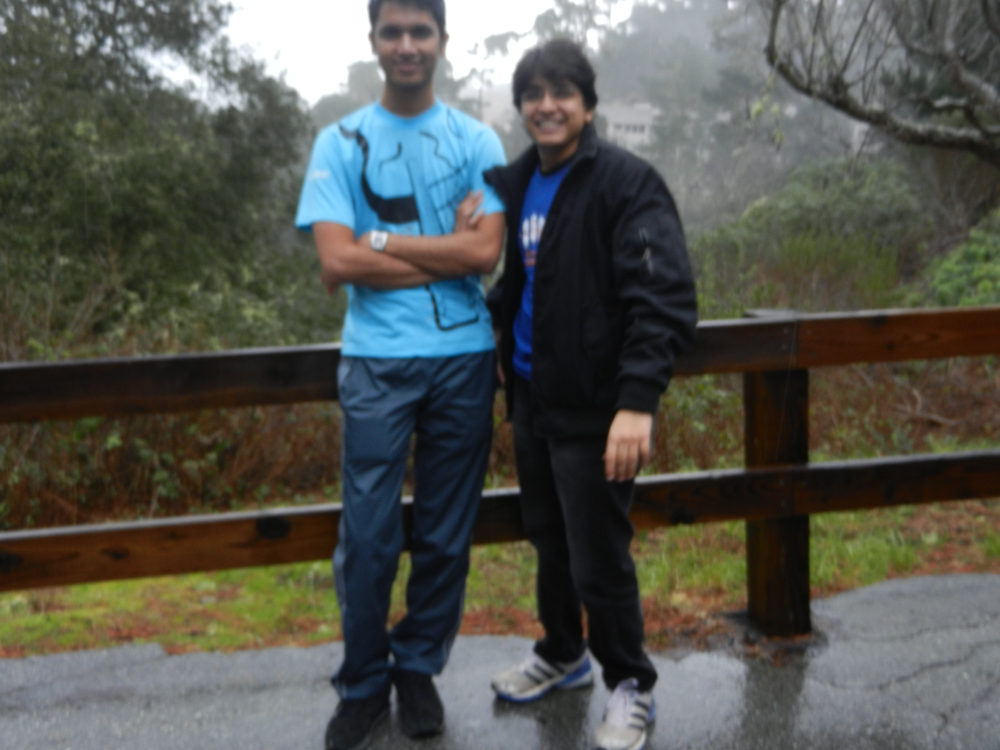
%> input picture DSCN6155.JPG, 4000 x 3000 px, given in place of DSC_0517.jpg, which was not available (shown at 1/4 size)
$ octave real_image_analysis.m   (GNU Octave 9; MATLAB toolbox functions it lacks are replaced by stand-ins)
%> lines starting %> are read from the running program, lines starting %| are printed output that depends on the picture; pictures that were not available may be replaced by others from this repository, and a replacement may not be noted
### picture_split.m
%=========================================================================%
% IMAGE SPLITTING          : ME354 FINAL PROJECT, AUT 2013
%=========================================================================%

%=========================================================================%
% REPOSITORY INFORMATION

% Developers             : David Manosalvas & Mehul Oswal
% Organization           : Stanford University
% Objective              : Splits an image into 9 smaller images
% Contact information    : deman@stanford.edu & moswal@stanford.edu
%=========================================================================%

%=========================================================================%
% INPUT OPTIONS
% u = image
%=========================================================================%
function [piece1 piece2 piece3 piece4 piece5 piece6 piece7 piece8 piece9] = picture_split(u)

[M,N] = size(u);
 x_part_size = floor(M/3);
 y_part_size = floor(N/3);

 piece1 = u([1:x_part_size],[1:y_part_size]);
 piece2 = u([1+x_part_size:2*x_part_size],[1:y_part_size]);
 piece3 = u([1+2*x_part_size:3*x_part_size],[1:y_part_size]);

 piece4 = u([1:x_part_size],[1+y_part_size:2*y_part_size]);
 piece5 = u([1+x_part_size:2*x_part_size],[1+y_part_size:2*y_part_size]);
 piece6 = u([1+2*x_part_size:3*x_part_size],[1+y_part_size:2*y_part_size]);

 piece7 = u([1:x_part_size],[1+2*y_part_size:3*y_part_size]);
 piece8 = u([1+x_part_size:2*x_part_size],[1+2*y_part_size:3*y_part_size]);
 piece9 = u([1+2*x_part_size:3*x_part_size],[1+2*y_part_size:3*y_part_size]);
end

### large_noisy_kernel.m
%=========================================================================%
% NOISY KERNEL FUNCTION  : ME354 FINAL PROJECT, AUT 2013
%=========================================================================%

%=========================================================================%
% REPOSITORY INFORMATION

% Developers             : David Manosalvas & Mehul Oswal
% Organization           : Stanford University
% Objective              : Splitting image technique for noisy images
% Contact information    : deman@stanford.edu & moswal@stanford.edu
%=========================================================================%

%=========================================================================%
% INPUT OPTIONS
%
% u                      : Sharper image
%
% v                      : Blurry image
%
%=========================================================================%

function [h_line] = large_noisy_kernel(u,v)

% u = imread('DSC_0517.jpg');
% v = imread('DSC_0518.jpg');

if size(u,3)>1
    u_gray = rgb2gray(u);
    v_gray = rgb2gray(v);
else
    u_gray = u;
    v_gray = v;
end


[u1,u2,u3,u4,u5,u6,u7,u8,u9] = picture_split(u_gray);
[v1,v2,v3,v4,v5,v6,v7,v8,v9] = picture_split(v_gray);

[h1]=noisy_kernel(u1,v1);
[h2]=noisy_kernel(u2,v2);
[h3]=noisy_kernel(u3,v3);
[h4]=noisy_kernel(u4,v4);
[h5]=noisy_kernel(u5,v5);
[h6]=noisy_kernel(u6,v6);
[h7]=noisy_kernel(u7,v7);
[h8]=noisy_kernel(u8,v8);
[h9]=noisy_kernel(u9,v9);

h = (h1+h2+h3+h4+h5+h6+h7+h8+h9)/9;

% make h the same size as the image
% pad_dim = size(u_gray)-size(h);
% h = padarray(h,pad_dim);

[~,k2] = size(h);
h_line = h(:,floor(k2/2)+1);

### noisy_kernel.m
%=========================================================================%
% NOISY OPTICAL KERNEL EXTRACTION          : ME354 FINAL PROJECT, AUT 2013
%=========================================================================%

%=========================================================================%
% REPOSITORY INFORMATION

% Developers             : David Manosalvas & Mehul Oswal
% Organization           : Stanford University
% Objective              : Splits the blurred and clear images into 9
% parts, obtaines the optical kernel for each using a de-convolution, and
% to eliminate the noise, it averages the optical kernels to obtain an
% approximation of the true kernel.

% Contact information    : deman@stanford.edu & moswal@stanford.edu
%=========================================================================%

%=========================================================================%
% INPUT OPTIONS

%=========================================================================%
function [h]=noisy_kernel(u,v)
%u = imread('DSC_0517.jpg');
%v = imread('DSC_0518.jpg');

[u1 u2 u3 u4 u5 u6 u7 u8 u9] = picture_split(u);
[v1 v2 v3 v4 v5 v6 v7 v8 v9] = picture_split(v);

h1 = split_kernel(u1,v1);
h2 = split_kernel(u2,v2);
h3 = split_kernel(u3,v3);
h4 = split_kernel(u4,v4);
h5 = split_kernel(u5,v5);
h6 = split_kernel(u6,v6);
h7 = split_kernel(u7,v7);
h8 = split_kernel(u8,v8);
h9 = split_kernel(u9,v9);

h = (h1+h2+h3+h4+h5+h6+h7+h8+h9)/9;

### split_kernel.m
%=========================================================================%
% SPLIT KERNEL           : ME354 FINAL PROJECT, AUT 2013
%=========================================================================%

%=========================================================================%
% REPOSITORY INFORMATION

% Developers             : David Manosalvas & Mehul Oswal
% Organization           : Stanford University
% Objective              : Finds the optical kernel between two images, and
% in this program is used to calculate the kernels of the parts of a
% previously split image
% Contact information    : deman@stanford.edu & moswal@stanford.edu
%=========================================================================%

%=========================================================================%
% INPUT OPTIONS
%
%   u = clear image
%   v = blurred image
%
% OUTPUT OPTIONS
%
%   h = the 2D projection of the optical kernel
%=========================================================================%
function [h] = split_kernel(u,v)
U = fft2(u); V = fft2(v);
G = V./U;
H = 1./G;
h = (fftshift(ifft2(H)));

### real_image_analysis.m
%=========================================================================%
% REAL IMAGE ANALYSIS SCRIPT    : ME354 FINAL PROJECT, AUT 2013
%=========================================================================%

%=========================================================================%
% REPOSITORY INFORMATION

% Developers             : David Manosalvas & Mehul Oswal
% Organization           : Stanford University
% Objective              : Compares the optical kernel from a real image
% using an experimentally obained sharp and blurred image
% Contact information    : deman@stanford.edu & moswal@stanford.edu
%=========================================================================%

%=========================================================================%
% INPUT OPTIONS
%
%=========================================================================%
% Clear previous cache
clear all; close all; clc;

global gauss_size_factor disk_size_factor motion_size_factor
global gaussian_sigma

gauss_size_factor    = 1;
gaussian_sigma       = 1;
disk_size_factor     = 1;
motion_size_factor   = 1;

% Reads the images
Im1 = imread('DSC_0517.jpg'); % Sharp Image
Im2 = imread('DSC_0518.jpg'); % Blurred image obtained by manually chaging
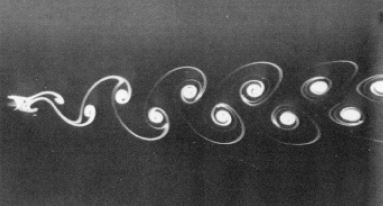
%> input picture VKvortex.JPG, 383 x 206 px, given in place of DSC_0518.jpg, which was not available
%> Im2 is the input picture: size 206x383x3 uint8; min 22, max 255, mean 76.3
                              % the focus in the camera

% Converts them to gray scale and normalizes them
u = double(rgb2gray(Im1));
u = u./max(max(u));

v = double(rgb2gray(Im2));
v = v./max(max(v));

% De-convolution approximation to find the optical kernel experimetally
[h_real] = large_noisy_kernel(u,v);
%> in picture_split (call 3), `piece4 = u([1:x_part_size],[1+y_part_size:2*y_part_size]);`:
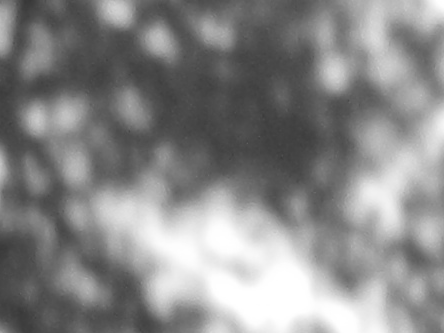
%> piece4: size 333x444 double; min 0.22, max 1, mean 0.533
%> in picture_split (call 3), `piece6 = u([1+2*x_part_size:3*x_part_size],[1+y_part_size:2*y_part_siz..`:
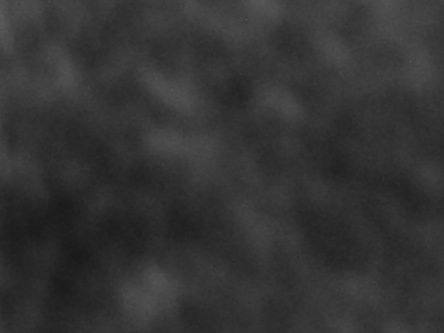
%> piece6: size 333x444 double; min 0.098, max 0.361, mean 0.204
%> in picture_split (call 3), `piece7 = u([1:x_part_size],[1+2*y_part_size:3*y_part_size]);`:
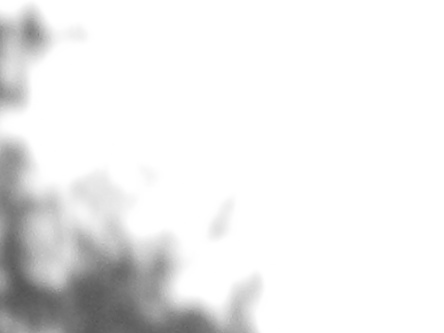
%> piece7: size 333x444 double; min 0.325, max 1, mean 0.925
%> in picture_split (call 3), `piece8 = u([1+x_part_size:2*x_part_size],[1+2*y_part_size:3*y_part_siz..`:
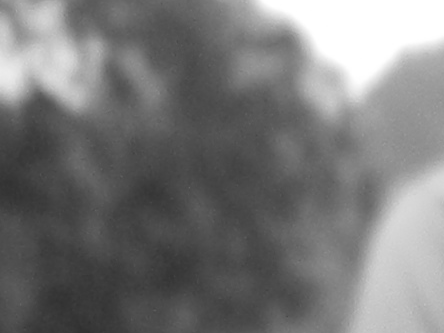
%> piece8: size 333x444 double; min 0.188, max 1, mean 0.473
%> in picture_split (call 3), `piece9 = u([1+2*x_part_size:3*x_part_size],[1+2*y_part_size:3*y_part_s..`:
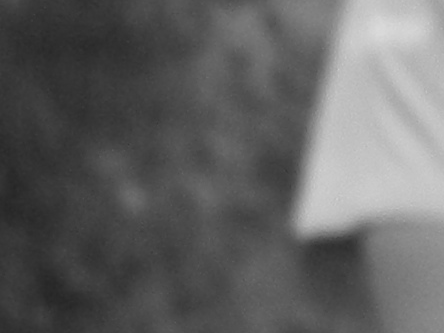
%> piece9: size 333x444 double; min 0.149, max 0.859, mean 0.385
%> in picture_split (call 4), `piece5 = u([1+x_part_size:2*x_part_size],[1+y_part_size:2*y_part_size]);`:
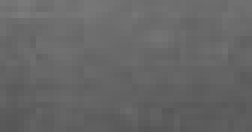
%> piece5: size 22x42 double (shown 6 times larger); min 0.337, max 0.482, mean 0.401
%> the run ends on the next line
